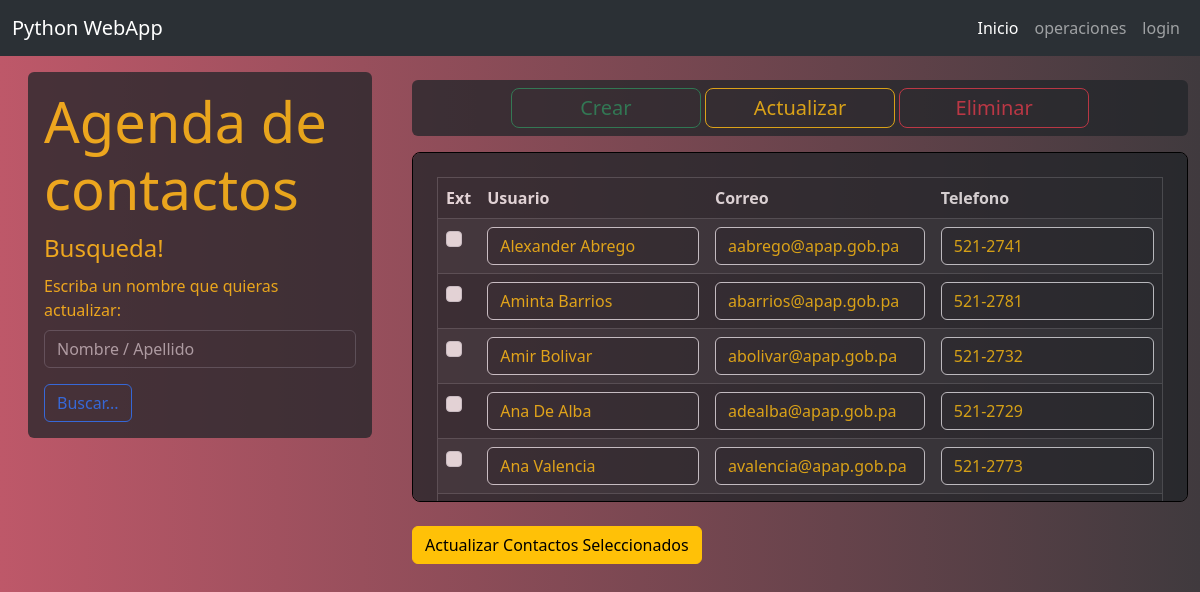
/update, run on the app's committed database.
### tables this page shows
CREATE TABLE contacts(
            ext integer primary key, 
            user text not null,
            mail text not null,
            phone text);

### app.py (the view, shortened to what this page needs)
@app.route('/update', methods=['GET', 'POST'])
def update():
    query = request.args.get('query', '')
    frontquery = db.search_data(query) if query else db.query()
    return render_template('crud/update.html', frontquery=frontquery)

### db.py (called while the page is built)
def get_conn():
    return sqlite3.connect(db)

def query():
    with get_conn() as con:
        cur = con.cursor()
        cur.execute("Select * from contacts order by user asc")
        total = cur.fetchall()
    return total

### templates/crud/update.html (shortened to what this page needs)
{%extends "layout.html"%}
{%block content%}
  <div class="row">
    <div class="col-md-4">
<div class="bg-dark text-light py-3 px-3 box rounded-2 m-3 opacity-75" data-bs-theme="dark">
    <h1 class="display-4 text-warning">Agenda de contactos</h1>
    <form class="d-flex" role="search" method="GET" action="{{url_for('update')}}">
        <fieldset>
          <legend class="text-warning">Busqueda!</legend>
          <div class="mb-3">
            <label for="TextInput" class="form-label text-warning">Escriba un nombre que quieras actualizar:</label>
            <input type="search" name="query" id="TextInput" class="form-control me-2" placeholder="Nombre / Apellido">
          </div>
          <button type="submit" class="btn btn-outline-primary">Buscar...</button>
        </fieldset>
      </form>
  </div>
</div>
<div class="col-md-8">
  <div class="bg-dark py-2 px-2 btn-group-lg mt-4 box rounded-2 opacity-75" data-bs-theme="dark" role="group" style="text-align:center" aria-label="Basic mixed styles example">
    <a type="button" class="btn btn-outline-success py-1 px-1 col-3" href="{{url_for('insert')}}">Crear</a>
    <a type="button" class="btn btn-outline-warning py-1 px-1 col-3" href="{{url_for('update')}}">Actualizar</a>
    <a type="button" class="btn btn-outline-danger py-1 px-1 col-3" href="{{url_for('delete')}}">Eliminar</a>
  </div>
<div class="scrollable-table">
  <div class="bg-dark py-4 px-4 text-bg-dark rounded-2 opacity-75">
    <form method="POST" action="{{ url_for('update') }}">
      <table border="1" class="table table-striped table-dark table-hover">
          <thead>
              <tr>
                  <th>Ext</th>
                  <th>Usuario</th>
                  <th>Correo</th>
                  <th>Telefono</th>
              </tr>
          </thead>
          <tbody style="text-align:left">
              {% for row in frontquery %}
                  <tr>
                    <td><input class="form-check-input" type="checkbox" name="ext" value="{{ row[0] }}"></td>
                      <td scope="row"><input class="form-control bg-dark text-warning" type="text" name="user_{{ row[0] }}" value="{{ row[1] }}"></td>
                      <td scope="row"><input class="form-control bg-dark text-warning" type="email" name="mail_{{ row[0] }}" value="{{ row[2] }}"></td>
                      <td scope="row"><input class="form-control bg-dark text-warning" type="phone" name="phone_{{ row[0] }}" value="{{ row[3] }}"></td>
                  </tr>
              {% endfor %}
          </tbody>
      </table>
   </div>
  </div>
  <br>
  <button type="submit" class="btn btn-warning">Actualizar Contactos Seleccionados</button>
 </div>
</div>
{%endblock%}

### static/main.css (style rules this page uses)
body { background: #403A3E; background: -webkit-linear-gradient(to right, #BE5869, #403A3E); background: linear-gradient(to right, #BE5869, #403A3E); }
.scrollable-table { height: 350px; overflow-y: auto; margin-top: 16px; border-radius: 0.5rem; border: 1px solid #000000; scrollbar-width: thin; scrollbar-color: transparent transparent; }

### data on the page
contacts: user "Alexander Abrego", mail "aabrego@apap.gob.pa", phone "521-2741"
contacts: user "Aminta Barrios", mail "abarrios@apap.gob.pa", phone "521-2781"
contacts: user "Amir Bolivar", mail "abolivar@apap.gob.pa", phone "521-2732"
contacts: user "Ana De Alba", mail "adealba@apap.gob.pa", phone "521-2729"
contacts: user "Ana Valencia", mail "avalencia@apap.gob.pa", phone "521-2773"
